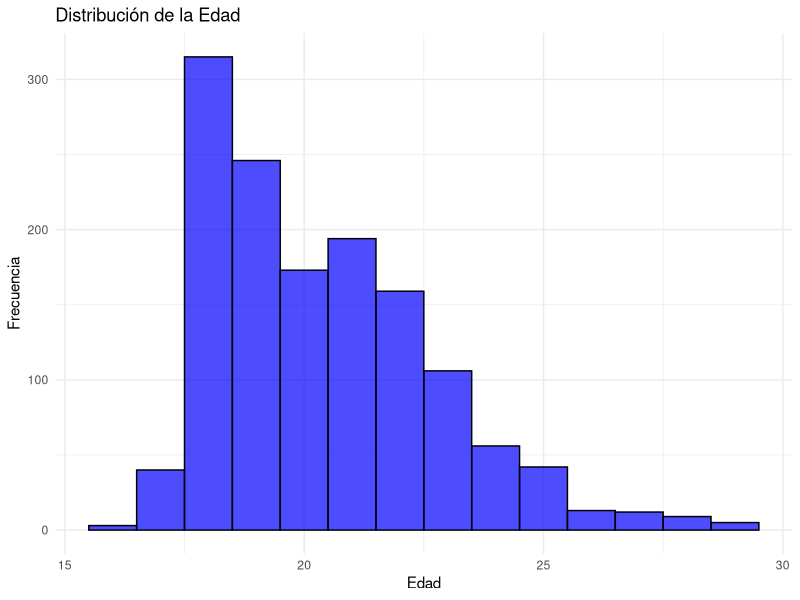
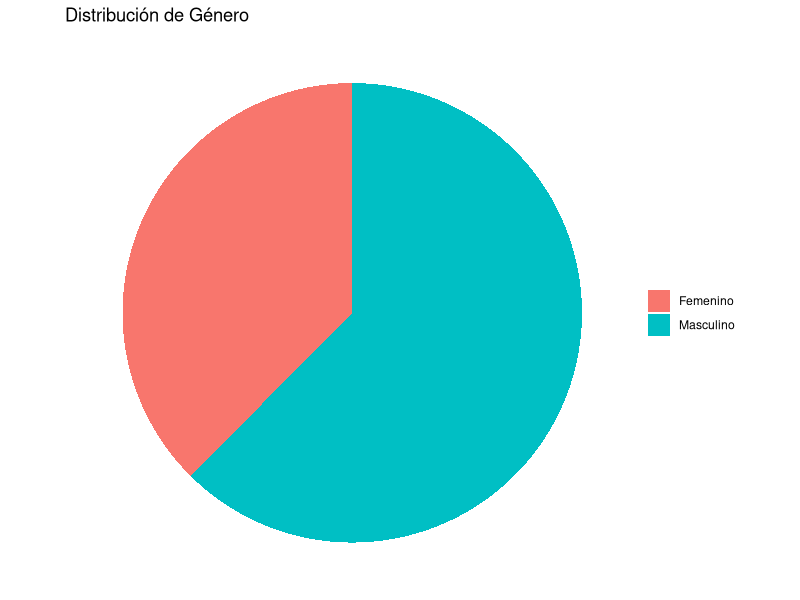
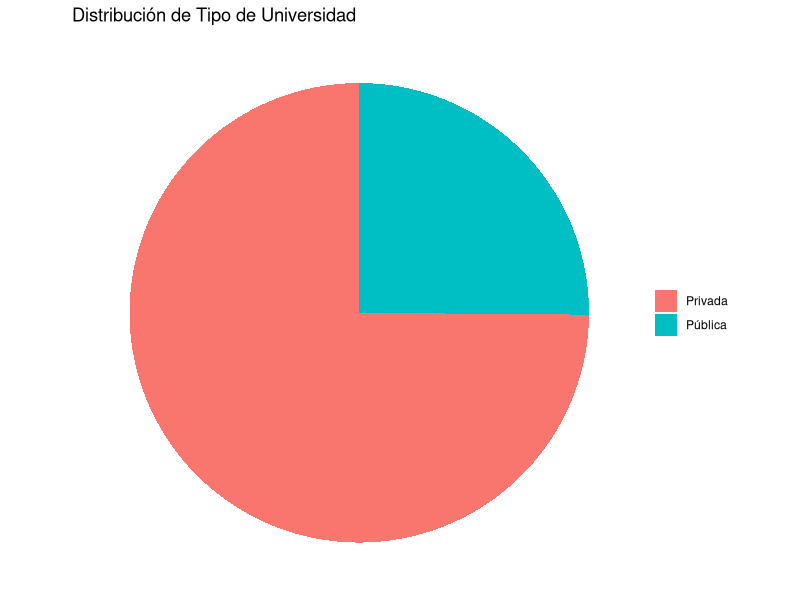
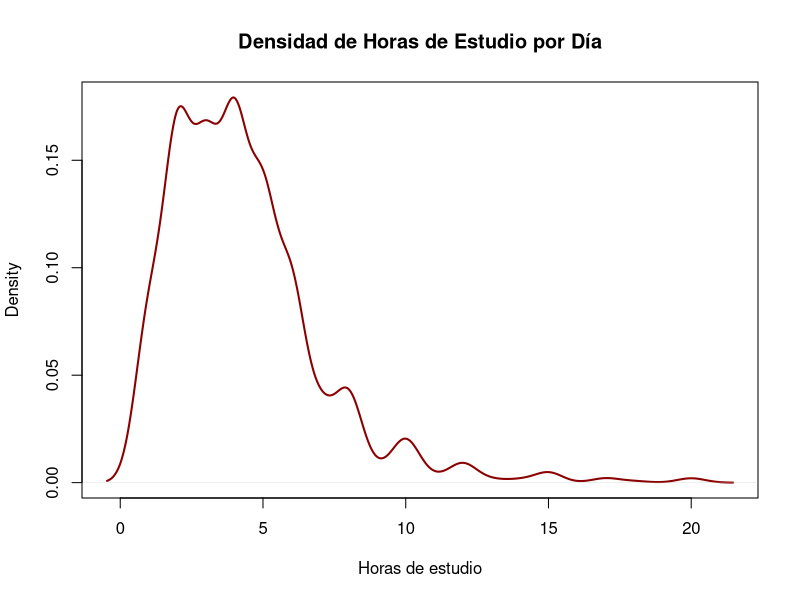
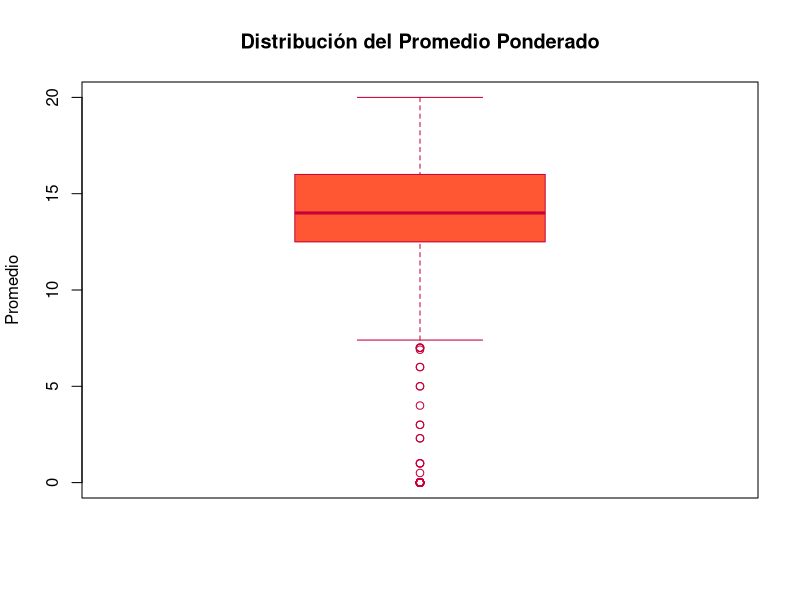
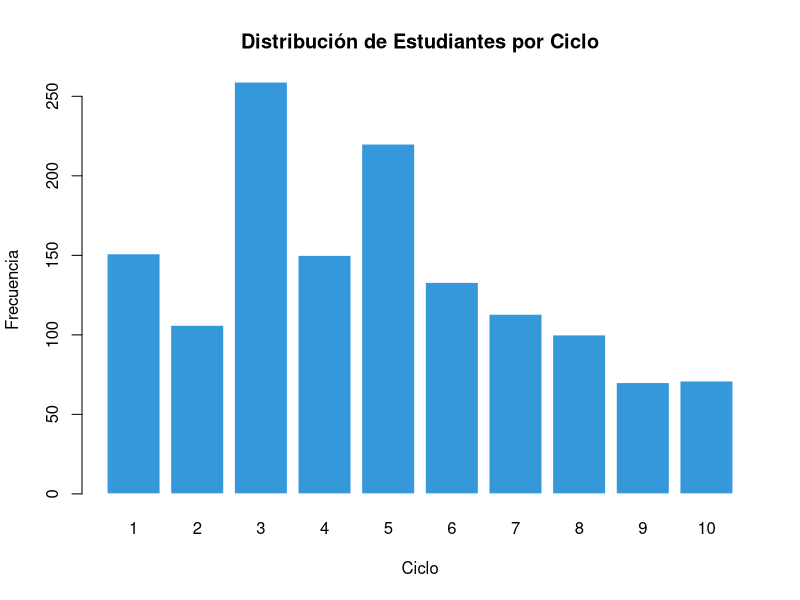
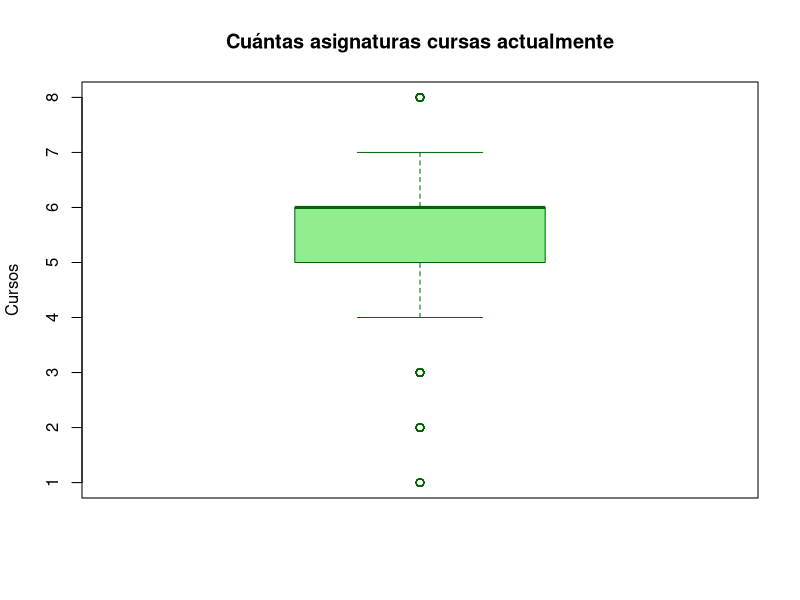
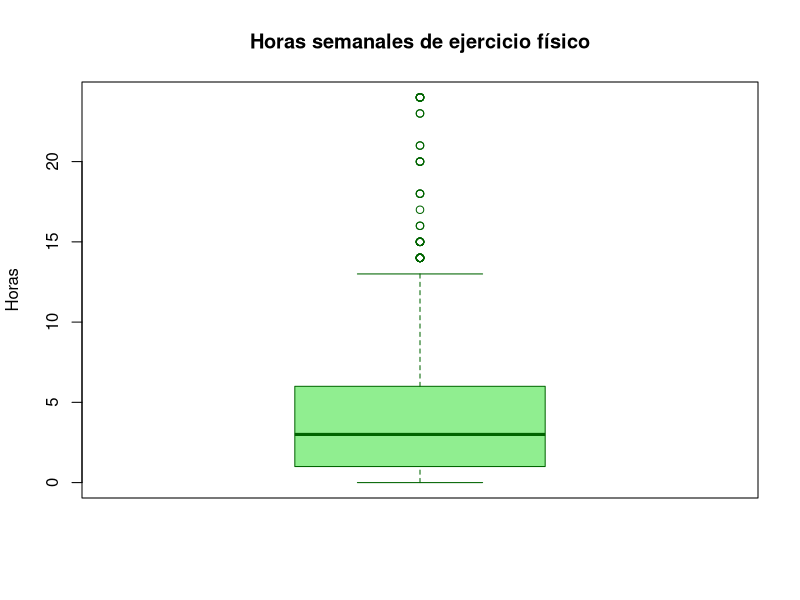

Write the R code that produced these figures, in order.
## ---- chunk 1
library(readr)
library(ggplot2)
library(dplyr)
library(tidyr)
library(forcats)
## ---- chunk 2
DF_1 <- read_csv("Estudiantes.csv", col_types = cols(.default = "c"))
DF_2 <- DF_1  # Backup
## ---- chunk 3
DF_1 <- DF_1[, colSums(is.na(DF_1)) < nrow(DF_1)]
DF_1 <- DF_1[, colMeans(is.na(DF_1)) < 0.5]
DF_1 <- DF_1[rowSums(is.na(DF_1)) != ncol(DF_1), ]
DF_1 <- DF_1[!duplicated(DF_1), ]
DF_1 <- DF_1[, -(1:3)]
## ---- chunk 4
DF_1[[1]] <- as.integer(DF_1[[1]])
DF_1 <- DF_1[DF_1[[1]] >= 16 & DF_1[[1]] <= 29, ]
names(DF_1)[1] <- "edad"

# Histograma
ggplot(DF_1, aes(x = edad)) +
  geom_histogram(binwidth = 1, fill = "blue", color = "black", alpha = 0.7) +
  labs(title = "Distribución de la Edad", x = "Edad", y = "Frecuencia") +
  theme_minimal()

## ---- chunk 5
library(ggplot2)

# Filtrar los datos para que solo incluyan "Masculino" y "Femenino"
DF_1 <- DF_1[DF_1[[2]] %in% c("Masculino", "Femenino"), ]
names(DF_1)[2] <- "sexo"

# Crear gráfico de torta
ggplot(DF_1, aes(x = "", fill = sexo)) +
  geom_bar(width = 1, stat = "count") +
  coord_polar("y") +
  labs(title = "Distribución de Género") +
  theme_void() +
  theme(legend.title = element_blank())  # Opcional, para quitar el título de la leyenda

## ---- chunk 6

# Filtrar los datos para que solo incluyan "Privada" y "Pública"
DF_1 <- DF_1[DF_1[[3]] %in% c("Privada", "Pública"), ]
names(DF_1)[3] <- "tipo_universidad"

# Crear gráfico de torta para "tipo_universidad"
ggplot(DF_1, aes(x = "", fill = tipo_universidad)) +
  geom_bar(width = 1, stat = "count") +
  coord_polar("y") +
  labs(title = "Distribución de Tipo de Universidad") +
  theme_void() +
  theme(legend.title = element_blank())  # Opcional, para quitar el título de la leyenda

## ---- chunk 7
# Suprimir salidas intermedias
invisible(table(DF_1[[4]], useNA = "ifany"))
invisible(unique(DF_1[[4]][!grepl("^\\d+$", DF_1[[4]])]))

# Limpieza y conversión
DF_1[[4]] <- as.character(DF_1[[4]])
DF_1[[4]][!grepl("^\\d+$", DF_1[[4]])] <- NA
DF_1[[4]] <- as.integer(DF_1[[4]])
DF_1[[4]][DF_1[[4]] > 20] <- NA
names(DF_1)[4] <- "prom_estudio_dia"

# Solo el gráfico como salida
plot(density(DF_1$prom_estudio_dia, na.rm = TRUE),
     main = "Densidad de Horas de Estudio por Día",
     xlab = "Horas de estudio", col = "darkred", lwd = 2)

## ---- chunk 8
# Suprimir advertencias y salidas no deseadas
DF_1[[6]] <- as.character(DF_1[[6]])
DF_1[[6]][!grepl("^\\d+(\\.\\d+)?$", DF_1[[6]])] <- NA
DF_1[[6]] <- round(as.double(DF_1[[6]]), 2)
names(DF_1)[6] <- "prom_ciclo_pasado"

# Solo mostrar el gráfico
boxplot(DF_1$prom_ciclo_pasado,
        main = "Distribución del Promedio Ponderado",
        ylab = "Promedio",
        col = "#FF5733",
        border = "#C70039")

## ---- chunk 9
DF_1[[7]] <- as.numeric(as.character(DF_1[[7]]))
DF_1[[7]] <- round(DF_1[[7]])
DF_1[[7]] <- as.integer(DF_1[[7]])
DF_1 <- DF_1[DF_1[[7]] %in% 1:10, ]
names(DF_1)[7] <- "ciclo"
barplot(table(DF_1$ciclo),
        main = "Distribución de Estudiantes por Ciclo",
        xlab = "Ciclo",
        ylab = "Frecuencia",
        col = "#3498DB",
        border = "white")
## ---- chunk 10
# Definimos los rangos válidos
rangos_validos <- c("0 horas (no lo uso)", "Entre 1-3 horas", "Entre 3-6 horas", "Entre 6-9 horas", "Entre 9-12 horas")

# Whatsapp
DF_1[[5]][!DF_1[[5]] %in% rangos_validos] <- NA
names(DF_1)[5] <- "prom_dia_whatsapp"

# Instagram
DF_1[[26]][!DF_1[[26]] %in% rangos_validos] <- NA
names(DF_1)[26] <- "prom_dia_instagram"

# TikTok
DF_1[[27]][!DF_1[[27]] %in% rangos_validos] <- NA
names(DF_1)[27] <- "prom_dia_tiktok"

# LinkedIn
DF_1[[28]][!DF_1[[28]] %in% rangos_validos] <- NA
names(DF_1)[28] <- "prom_dia_linkedin"

# X
DF_1[[29]][!DF_1[[29]] %in% rangos_validos] <- NA
names(DF_1)[29] <- "prom_dia_x"


## ---- chunk 11
DF_1[[8]] <- as.integer(DF_1[[8]])
boxplot(DF_1[[8]],
        main = "Cuántas asignaturas cursas actualmente",
        ylab = "Cursos",
        col = "lightgreen",
        border = "darkgreen")
names(DF_1)[8] <- "total_cursos_actuales"

## ---- chunk 12
DF_1[!(DF_1[[9]] %in% c("Arte", "Deportes", "Música", "Voluntariado", "Club Académico", "No participo en ninguna")), ]

## ---- chunk 13
names(DF_1)[9] <- "actividad_extracurricular_actual"

## ---- chunk 14
DF_1[[10]] <- as.integer(DF_1[[10]])
## ---- chunk 15
boxplot(DF_1[[10]],
        main = "Horas semanales de ejercicio físico",
        ylab = "Horas",
        col = "lightgreen",
        border = "darkgreen")
names(DF_1)[10] <- "horas_ejercicio_semanal"

## ---- chunk 16
DF_1[[11]] <- as.integer(DF_1[[11]])
## ---- chunk 17
boxplot(DF_1[[11]],
        main = "Cuántas horas duermes aproximadamente por noche",
        ylab = "Horas",
        col = "lightgreen",
        border = "darkgreen")
names(DF_1)[11] <- "horas_sueño_xnoche"

## ---- chunk 18
DF_1[!(DF_1[[12]] %in% c("Whatsapp", "Instagram", "Tiktok", "Facebook / meta", 
                        "X (Twitter)", "Linkedin", "Telegram", "Discord", "Otro")), ]
## ---- chunk 19
names(DF_1)[12] <- "red_mas_usada"

## ---- chunk 20
DF_1[[13]] <- as.integer(DF_1[[13]])
## ---- chunk 21
boxplot(DF_1[[13]],
        main = "Boxplot del tiempo sin revisar redes sociales",
        ylab = "Horas",
        col = "skyblue",        
        border = "navy",        
        boxcol = "darkblue",    
        whiskcol = "gray40",    
        staplecol = "gray40",   
        medcol = "red") 
names(DF_1)[13] <- "tiempo_max_sin_redes_dia"


## ---- chunk 22
DF_1[[14]] <- as.integer(DF_1[[14]])
## ---- chunk 23
DF_1[DF_1[[14]] > 100, ]
DF_1[[14]][DF_1[[14]] > 100] <- NA
## ---- chunk 24
boxplot(DF_1[[14]],
        main = "Cuántas veces al día aproximadamente revisas tu teléfono por notificaciones de redes sociales mientras estudias",
        ylab = "Veces por día",
        col = "skyblue",      
        border = "steelblue", 
        boxcol = "blue4",    
        whiskcol = "gray40",  
        staplecol = "gray40", 
        medcol = "red")       
## ---- chunk 25
names(DF_1)[14] <- "notificaciones_estudio_diario"

## ---- chunk 26
DF_1[[15]] <- as.integer(DF_1[[15]])
## ---- chunk 27
boxplot(DF_1[[15]],
        main = "Cuántos días a la semana sueles usar redes sociales antes de dormir",
        ylab = "dias",
        col = "skyblue",      
        border = "steelblue", 
        boxcol = "blue4",    
        whiskcol = "gray40",  
        staplecol = "gray40", 
        medcol = "red")
## ---- chunk 28
names(DF_1)[15] <- "dias_redes_antes_de_dormir"

## ---- chunk 29
DF_1[!DF_1[[16]] %in% c("Entretenimiento (ver videos, seguir deportes, escuchar música)", 
                          "Información (noticias , actualidad)", 
                          "Educación (contenido académico)", 
                          "Socializar"), ]
## ---- chunk 30
DF_1[[16]][!DF_1[[16]] %in% c("Entretenimiento (ver videos, seguir deportes, escuchar música)", 
                               "Información (noticias , actualidad)", 
                               "Educación (contenido académico)", 
                               "Socializar")] <- NA

## ---- chunk 31
names(DF_1)[16] <- "tipo_contenido_redes_sociales"

## ---- chunk 32
DF_1[[17]] <- as.integer(DF_1[[17]])
## ---- chunk 33
boxplot(DF_1[[17]],
        main = "Que tan satisfecho estás con tu interacción social presencial con amigos o compañeros en tu centro de estudio y/o trabajo",
        ylab = "satisfaccion",
        col = "skyblue",      
        border = "steelblue", 
        boxcol = "blue4",    
        whiskcol = "gray40",  
        staplecol = "gray40", 
        medcol = "red")
## ---- chunk 34
names(DF_1)[17] <- "satisfaccion_interaccion_social_presencial"

## ---- chunk 35
DF_1[[18]] <- as.integer(DF_1[[18]])
## ---- chunk 36
boxplot(DF_1[[18]],
       main = "Consideras que el uso de redes sociales afecta tu capacidad de concentración y rendimiento académico",
        ylab = "nivel",
         col = "skyblue",      
        border = "steelblue", 
        boxcol = "blue4",    
        whiskcol = "gray40",  
        staplecol = "gray40", 
        medcol = "red")
## ---- chunk 37
names(DF_1)[18] <- "afecta_concentracion_rendimiento"

## ---- chunk 38
DF_1[!DF_1[[19]] %in% c("Motiva", "Desmotiva", "No tiene efecto"), ]
## ---- chunk 39
DF_1[[19]][!DF_1[[19]] %in% c("Motiva", "Desmotiva", "No tiene efecto")] <- NA
## ---- chunk 40
names(DF_1)[19] <- "impacto_redes_actividades_extracurriculares"

## ---- chunk 41
DF_1[[20]] <- as.integer(DF_1[[20]])
## ---- chunk 42
boxplot(DF_1[[20]],
        main = "Qué tanto sientes que el uso excesivo de redes sociales puede afectar tu salud mental ?(autoestima , etc)",
        ylab = "nivel",
         col = "skyblue",      
        border = "steelblue", 
        boxcol = "blue4",    
        whiskcol = "gray40",  
        staplecol = "gray40", 
        medcol = "red")
## ---- chunk 43
names(DF_1)[20] <- "impacto_redes_salud_mental"

## ---- chunk 44
DF_1[!DF_1[[21]] %in% c("Mañana (6am-11:59 am)", "Tarde (12 pm - 6pm)", "Noche(6pm-12 am)", "Madrugada (12am-6am)"), ]
## ---- chunk 45
DF_1[[21]][!DF_1[[21]] %in% c("Mañana (6am-11:59 am)", "Tarde (12 pm - 6pm)", "Noche(6pm-12 am)", "Madrugada (12am-6am)")] <- NA
## ---- chunk 46
names(DF_1)[21] <- "momento_uso_redes_sociales"

## ---- chunk 47
DF_1[!DF_1[[22]] %in% c("Sí", "No"), ]
## ---- chunk 48
names(DF_1)[22] <- "uso_redes_academicas"

## ---- chunk 49
DF_1[[23]] <- as.integer(DF_1[[23]])
## ---- chunk 50
boxplot(DF_1[[23]],
        main = "Qué tan satisfecho(a) estás con tu rendimiento académico actual",
        ylab = "nivel",
         col = "skyblue",      
        border = "steelblue", 
        boxcol = "blue4",    
        whiskcol = "gray40",  
        staplecol = "gray40", 
        medcol = "red")
## ---- chunk 51
names(DF_1)[23] <- "satisfaccion_rendimiento_academico"

## ---- chunk 52
DF_1[[24]] <- as.integer(DF_1[[24]])
## ---- chunk 53
DF_1[DF_1[[24]] > 100, ]
DF_1[[24]][DF_1[[24]] > 100] <- NA
## ---- chunk 54
boxplot(DF_1[[24]],
        main = "Con cuántos de los amigos que conociste a través de redes sociales interactúas también en persona",
         ylab = "nivel",
         col = "skyblue",      
        border = "steelblue", 
        boxcol = "blue4",    
        whiskcol = "gray40",  
        staplecol = "gray40", 
        medcol = "red")
## ---- chunk 55
names(DF_1)[24] <- "interaccion_persona_amigos_redes"

## ---- chunk 56
DF_1[[25]] <- as.integer(DF_1[[25]])
## ---- chunk 57
head(DF_1[[25]], 10)
## ---- chunk 58
boxplot(DF_1[[25]],
        main = "Con qué frecuencia descubres actividades extracurriculares a través de redes sociales",
        ylab = "frecuencia",
         col = "skyblue",      
        border = "steelblue", 
        boxcol = "blue4",    
        whiskcol = "gray40",  
        staplecol = "gray40", 
        medcol = "red")
## ---- chunk 59
names(DF_1)[25] <- "frecuencia_descubrimiento_actividades_redes"

## ---- chunk 60
# Resumen descriptivo de todo el dataframe
summary(DF_1)



## ---- chunk 61
str(DF_1)
## ---- chunk 62
# Clasificar correctamente las variables categóricas como factor
DF_1[[2]]  <- as.factor(DF_1[[2]])   # Sexo
DF_1[[3]]  <- as.factor(DF_1[[3]])   # Tipo de universidad
DF_1[[5]]  <- as.factor(DF_1[[5]])   # Rango de tiempo de estudio
DF_1[[9]]  <- as.factor(DF_1[[9]])   # Actividad extracurricular
DF_1[[12]] <- as.factor(DF_1[[12]])  # Red social favorita
DF_1[[16]] <- as.factor(DF_1[[16]])  # Uso principal de redes
DF_1[[19]] <- as.factor(DF_1[[19]])  # Impacto en motivación
DF_1[[21]] <- as.factor(DF_1[[21]])  # Horario de uso
DF_1[[22]] <- as.factor(DF_1[[22]])  # Respuesta Sí/No

# Clasificar rangos de uso de redes sociales como factores
DF_1[[26]] <- as.factor(DF_1[[26]])  # Uso WhatsApp
DF_1[[27]] <- as.factor(DF_1[[27]])  # Uso Instagram
DF_1[[28]] <- as.factor(DF_1[[28]])  # Uso TikTok
DF_1[[29]] <- as.factor(DF_1[[29]])  # Uso Facebook/meta o X



## ---- chunk 63
str(DF_1)
## ---- chunk 64
library(dplyr)
library(tidyr)
library(forcats)

summary(DF_1 %>% select(prom_estudio_dia, 
                        prom_dia_instagram, 
                        prom_ciclo_pasado))
## ---- chunk 65
library(ggplot2)
library(dplyr)

DF_1 %>%
  filter(!is.na(prom_dia_tiktok),
         !is.na(prom_ciclo_pasado)) %>%
  ggplot(aes(x = prom_dia_tiktok, y = prom_ciclo_pasado)) +
    geom_boxplot() +
    # Punto rojo para la media
    stat_summary(fun = mean, geom = "point", shape = 21, fill = "red", size = 3) +
    # Etiqueta de la media usando after_stat()
    stat_summary(
      fun       = mean,
      geom      = "text",
      aes(label = round(after_stat(y), 2)),
      vjust     = -0.7,
      color     = "red",
      size      = 3
    ) +
    labs(
      title = "Distribución del promedio por horas de TikTok",
      subtitle = "Con medias marcadas en rojo",
      x     = "Horas de TikTok por día",
      y     = "Promedio ponderado ciclo anterior"
    ) +
    theme_minimal() +
    coord_flip()

## ---- chunk 66
library(dplyr)

resumen_tiktok <- DF_1 %>%
  filter(!is.na(prom_dia_tiktok),
         !is.na(prom_ciclo_pasado)) %>%
  group_by(prom_dia_tiktok) %>%
  summarise(
    n        = n(),
    mínimo   = min(prom_ciclo_pasado),
    Q1       = quantile(prom_ciclo_pasado, 0.25),
    mediana  = median(prom_ciclo_pasado),
    media    = mean(prom_ciclo_pasado),
    Q3       = quantile(prom_ciclo_pasado, 0.75),
    máximo   = max(prom_ciclo_pasado),
    sd       = sd(prom_ciclo_pasado)
  )

print(resumen_tiktok)

## ---- chunk 67
ggplot(DF_1 %>% filter(!is.na(prom_estudio_dia), !is.na(prom_ciclo_pasado)), 
       aes(x = prom_estudio_dia, y = prom_ciclo_pasado)) +
  geom_point(alpha = 0.6, color = "darkgreen") +
  geom_smooth(method = "lm", se = FALSE, color = "red") +
  labs(title = "Relación entre horas de estudio diario y promedio del ciclo",
       x = "Horas de estudio por día ",
       y = "Promedio ponderado") +
  theme_minimal()
## ---- chunk 68
library(ggplot2)
library(dplyr)

# 1) Barplot de conteos por ciclo
DF_1 %>%
  count(ciclo) %>%
  ggplot(aes(x = factor(ciclo), y = n)) +
    geom_col(fill = "lightblue") +
    geom_text(aes(label = n), vjust = -0.5) +
    labs(
      title = "Distribución de estudiantes por Ciclo Académico",
      x     = "Ciclo",
      y     = "Número de estudiantes"
    ) +
    theme_minimal()


## ---- chunk 69
DF_1_filtrado <- DF_1 %>% filter(!is.na(impacto_redes_salud_mental), !is.na(sexo))

## ---- chunk 70
#Convertir ordinal a factor con etiquetas
DF_1_filtrado$impacto_redes_salud_mental <- factor(DF_1_filtrado$impacto_redes_salud_mental, levels = c("1","2","3","4","5"), labels = c("1 = Poco", "2", "3", "4", "5 = Mucho"))

## ---- chunk 71
#Gráfico lado a lado para comparar percepciones entre sexos

ggplot(DF_1_filtrado, aes(x = impacto_redes_salud_mental, fill = sexo)) + geom_bar(position = position_dodge()) + labs(title = "Comparación de percepción del impacto en salud mental según sexo", x = "Nivel de impacto", y = "Cantidad de encuestados", fill = "Sexo") + theme_minimal() + theme(axis.text.x = element_text(angle = 45, hjust = 1))

## ---- chunk 72
DF_1_filtrado <- DF_1 %>% filter(!is.na(afecta_concentracion_rendimiento), !is.na(sexo))
## ---- chunk 73
#Convertir variable ordinal a factor con etiquetas claras

DF_1_filtrado$afecta_concentracion_rendimiento <- factor(DF_1_filtrado$afecta_concentracion_rendimiento, levels = c("1","2","3","4","5"), labels = c("1 = Poco", "2", "3", "4", "5 = Mucho"))

## ---- chunk 74
#Gráfico de barras lado a lado para comparación por sexo

ggplot(DF_1_filtrado, aes(x = afecta_concentracion_rendimiento, fill = sexo)) + geom_bar(position = position_dodge()) + labs(title = "Comparación de percepción del impacto en rendimiento académico según sexo", x = "Nivel de impacto", y = "Cantidad de encuestados", fill = "Sexo") + theme_minimal() + theme(axis.text.x = element_text(angle = 45, hjust = 1))

## ---- chunk 75
#Tabla de frecuencias de sexo
sexo_freq <- table(DF_1$sexo) # Porcentajes redondeados 
sexo_pct <- round(100 * sexo_freq / sum(sexo_freq), 1)


## ---- chunk 76
#Etiquetas combinando categoría, cantidad y porcentaje
sexo_labels <- paste0(names(sexo_freq), "\n", sexo_freq, " (", sexo_pct, "%)")

## ---- chunk 77
#Total de observaciones

total_obs <- sum(sexo_freq)

## ---- chunk 78
# Gráfico de torta con total en el título
pie(sexo_freq, labels = sexo_labels, main = paste0("Distribución de Sexo (Total: ", total_obs, " observaciones)"), col = c("skyblue", "pink"))

#Esto nos indica que del total de los encuestados la mayoria son hombres, asi que tomar que las mujeres y los varones tienden a percibir las redes sociales y su impacto en su salud mental es erronea porque las cantidades no son iguales.
## ---- chunk 79
# Boxplot: Nos permite visualizar si hay diferencias en la distribución del ciclo entre hombres y mujeres.

boxplot(ciclo ~ sexo, data = DF_1, main = "Distribución de Ciclo por Sexo", xlab = "Sexo", ylab = "Ciclo", col = "lightblue")
## ---- chunk 80
DF_1_filtrado <- DF_1 %>% filter(!is.na(impacto_redes_salud_mental), !is.na(afecta_concentracion_rendimiento))

## ---- chunk 81
#Definir paleta de 5 colores
paleta_colores <- c("#66c2a5", "#fc8d62", "#8da0cb", "#e78ac3", "#a6d854") # 5 colores

## ---- chunk 82
#Etiquetas para la escala ordinal
etiquetas_impacto <- c("1 = Poco", "2", "3", "4", "5 = Mucho")

## ---- chunk 83
#Gráfico Impacto en salud mental vs Sexo

ggplot(DF_1_filtrado, aes(x = sexo, fill = factor(impacto_redes_salud_mental))) + geom_bar(position = "fill") + scale_fill_manual(values = paleta_colores, name = "Impacto en salud mental", labels = etiquetas_impacto) + scale_y_continuous(labels = scales::percent_format()) + labs(title = "Impacto percibido en salud mental según sexo", x = "Sexo", y = "Proporción") + theme_minimal()

## ---- chunk 84
# Gráfico Impacto en rendimiento académico vs Sexo
ggplot(DF_1_filtrado, aes(x = sexo, fill = factor(afecta_concentracion_rendimiento))) + geom_bar(position = "fill") + scale_fill_manual(values = paleta_colores, name = "Impacto en rendimiento académico", labels = etiquetas_impacto) + scale_y_continuous(labels = scales::percent_format()) + labs(title = "Impacto percibido en rendimiento académico según sexo", x = "Sexo", y = "Proporción") + theme_minimal() 
## ---- chunk 85
# Cargar librerías necesarias
library(tidyverse)
library(ggplot2)

# Visualizamos las variables relevantes
datos_obj3 <- DF_1 |>
  select(notificaciones_estudio_diario, tipo_contenido_redes_sociales,
         uso_redes_academicas, satisfaccion_rendimiento_academico)

# Vemos un resumen general de las variables
summary(datos_obj3)
## ---- chunk 86
DF_1 <- DF_1 %>%
  mutate(tipo_contenido_redes_sociales = fct_recode(
    tipo_contenido_redes_sociales,
    Entretenimiento = "Entretenimiento (ver videos, seguir deportes, escuchar música)",
    Noticias        = "Información (noticias , actualidad)",
    Académico       = "Educación (contenido académico)",
    Socializar      = "Socializar"
  ))

## ---- chunk 87
summary(DF_1$notificaciones_estudio_diario)
ggplot(DF_1, aes(x = notificaciones_estudio_diario)) +
  geom_histogram(binwidth = 1, fill = "#3e9dd8", color = "black") +
  labs(title = "Distribución de notificaciones mientras estudia",
       x = "Notificaciones por sesión de estudio", y = "Frecuencia")

## ---- chunk 88
DF_1 |> 
  filter(!is.na(tipo_contenido_redes_sociales)) |> 
  count(tipo_contenido_redes_sociales) |> 
  ggplot(aes(x = reorder(tipo_contenido_redes_sociales, n), y = n, fill = tipo_contenido_redes_sociales)) +
  geom_col(show.legend = FALSE) +
  coord_flip() +
  labs(title = "Tipo de contenido consumido en redes sociales",
       x = "Tipo de contenido", y = "Cantidad de estudiantes")

## ---- chunk 89
DF_1 |> 
  filter(!is.na(uso_redes_academicas)) |> 
  count(uso_redes_academicas) |> 
  ggplot(aes(x = uso_redes_academicas, y = n, fill = uso_redes_academicas)) +
  geom_col(show.legend = FALSE) +
  labs(title = "Uso de redes sociales con fines académicos",
       x = "¿Usa redes académicas?", y = "Frecuencia")
## ---- chunk 90
summary(DF_1$satisfaccion_rendimiento_academico)
ggplot(DF_1, aes(x = satisfaccion_rendimiento_academico)) +
  geom_histogram(binwidth = 1, fill = "#76b947", color = "black") +
  labs(title = "Nivel de satisfacción con el rendimiento académico",
       x = "Satisfacción (1-5)", y = "Frecuencia")
## ---- chunk 91
ggplot(DF_1 %>% filter(!is.na(tipo_contenido_redes_sociales), !is.na(satisfaccion_rendimiento_academico)), 
       aes(x = tipo_contenido_redes_sociales, y = satisfaccion_rendimiento_academico, fill = tipo_contenido_redes_sociales)) +
  geom_boxplot() +
  labs(
    title = "Satisfacción académica según tipo de contenido en redes",
    
    y = "Satisfacción académica",
  ) +
  theme_minimal() 
## ---- chunk 92
ggplot(DF_1 %>% filter(!is.na(uso_redes_academicas), !is.na(notificaciones_estudio_diario)), 
       aes(x = uso_redes_academicas, y = notificaciones_estudio_diario, fill = uso_redes_academicas)) +
  geom_boxplot() +
  labs(
    title = "Distracción (notificaciones) según uso de redes académicas",
    x = "¿Usa redes académicas?",
    y = "Notificaciones durante estudio"
  ) +
  theme_minimal()

## ---- chunk 93
DF_1 %>%
  filter(!is.na(uso_redes_academicas), !is.na(notificaciones_estudio_diario)) %>%
  group_by(uso_redes_academicas) %>%
  summarise(
    Q1 = quantile(notificaciones_estudio_diario, 0.25),
    Mediana = median(notificaciones_estudio_diario),
    Q3 = quantile(notificaciones_estudio_diario, 0.75),
    IQR = IQR(notificaciones_estudio_diario),
    Min = min(notificaciones_estudio_diario),
    Max = max(notificaciones_estudio_diario),
    Outliers = sum(notificaciones_estudio_diario > (Q3 + 1.5 * IQR))
  )

## ---- chunk 94
# Estadísticas descriptivas de variables clave relacionadas a redes y actividades
summary(DF_1[, c("actividad_extracurricular_actual", 
                 "impacto_redes_actividades_extracurriculares", 
                 "frecuencia_descubrimiento_actividades_redes")])

library(dplyr)
library(ggplot2)
library(tidyr)

# Tabla de contingencia: prom_dia_tiktok vs actividad extracurricular
DF_1 %>%
  filter(!is.na(prom_dia_tiktok), !is.na(actividad_extracurricular_actual)) %>%
  count(prom_dia_tiktok, actividad_extracurricular_actual) %>%
  pivot_wider(
    names_from = actividad_extracurricular_actual,
    values_from = n,
    values_fill = 0
  )

# Gráfico de barras agrupadas: actividad extracurricular según horas de TikTok
DF_1 %>%
  filter(!is.na(prom_dia_tiktok), !is.na(actividad_extracurricular_actual)) %>%
  ggplot(aes(x = actividad_extracurricular_actual, fill = prom_dia_tiktok)) +
    geom_bar(position = "dodge") +
    labs(
      title = "Participación extracurricular según horas de TikTok",
      x = "Actividad extracurricular",
      y = "Número de estudiantes",
      fill = "Horas de TikTok"
    ) +
    theme_minimal() +
    theme(axis.text.x = element_text(angle = 45, hjust = 1))

# Barplot: Percepción del impacto de redes en actividades extracurriculares
DF_1 %>%
  filter(!is.na(impacto_redes_actividades_extracurriculares)) %>%
  ggplot(aes(x = impacto_redes_actividades_extracurriculares)) +
    geom_bar(fill = c("tomato", "lightgreen", "skyblue")) +
    labs(
      title = "Impacto de redes en actividades extracurriculares",
      x = "Percepción del impacto",
      y = "Frecuencia"
    ) +
    theme_minimal()

# Barplot: prom_dia_tiktok (categórica) según percepción de impacto en actividades
DF_1 %>%
  filter(!is.na(impacto_redes_actividades_extracurriculares), !is.na(prom_dia_tiktok)) %>%
  ggplot(aes(x = impacto_redes_actividades_extracurriculares, fill = prom_dia_tiktok)) +
    geom_bar(position = "dodge") +
    labs(
      title = "Uso de TikTok según percepción del impacto en actividades",
      x = "Impacto percibido",
      y = "Cantidad de estudiantes",
      fill = "Horas de TikTok"
    ) +
    theme_minimal()

# Barplot: Frecuencia de descubrimiento de actividades por redes sociales
DF_1 %>%
  filter(!is.na(frecuencia_descubrimiento_actividades_redes)) %>%
  ggplot(aes(x = factor(frecuencia_descubrimiento_actividades_redes))) +
    geom_bar(fill = "orange") +
    labs(
      title = "Frecuencia de descubrimiento de actividades por redes",
      x = "Escala (1 = nunca, 5 = siempre)",
      y = "Frecuencia"
    ) +
    theme_minimal()

## ---- chunk 95
# Tabla cruzada entre participación extracurricular y frecuencia de descubrimiento

(tabla_actividad_vs_descubrimiento <- table(
   DF_1$actividad_extracurricular_actual,
   DF_1$frecuencia_descubrimiento_actividades_redes
 ))
## ---- chunk 96

# Estadística descriptiva general
summary(DF_1[, c("horas_sueño_xnoche", "notificaciones_estudio_diario", "dias_redes_antes_de_dormir")])

# 2. Boxplot: Horas de sueño según el momento de uso de redes sociales
DF_1 %>% 
  filter(!is.na(momento_uso_redes_sociales), !is.na(horas_sueño_xnoche)) %>%
  ggplot(aes(x = momento_uso_redes_sociales, y = horas_sueño_xnoche)) +
    geom_boxplot(fill = "skyblue") +
    coord_flip() +
    labs(title="Horas de sueño vs. momento de uso nocturno",
         x="Momento de mayor uso", y="Horas de sueño") +
    theme_minimal()

# 3. Barras: Percepción de afectación de concentración
DF_1 %>% 
  filter(!is.na(afecta_concentracion_rendimiento)) %>%
  ggplot(aes(x = factor(afecta_concentracion_rendimiento))) +
    geom_bar(fill = c("tomato","orange","lightgreen","lightblue","purple")) +
    labs(title="¿Las redes sociales afectan la concentración?",
         x="Nivel de afectación (1-5)", y="Frecuencia") +
    theme_minimal()


# 4. Boxplot: Sueño vs. días de uso de redes antes de dormir
DF_1 %>% 
  filter(!is.na(dias_redes_antes_de_dormir)) %>%
  mutate(dias_redes = factor(dias_redes_antes_de_dormir)) %>%
  ggplot(aes(x = dias_redes, y = horas_sueño_xnoche)) +
    geom_boxplot(fill="orchid") +
    labs(title="Sueño vs. días que usa redes antes de dormir",
         x="Días/semana", y="Horas de sueño") +
    theme_minimal()

# 5. Boxplot: Notificaciones vs. percepción de concentración
DF_1 %>%
  filter(!is.na(afecta_concentracion_rendimiento)) %>%
  ggplot(aes(x = factor(afecta_concentracion_rendimiento),
             y = notificaciones_estudio_diario)) +
    geom_boxplot() +
    labs(title="Notificaciones vs. percepción de concentración",
         x="Afectación de concentración (1-5)", y="Notificaciones") +
    theme_minimal()

